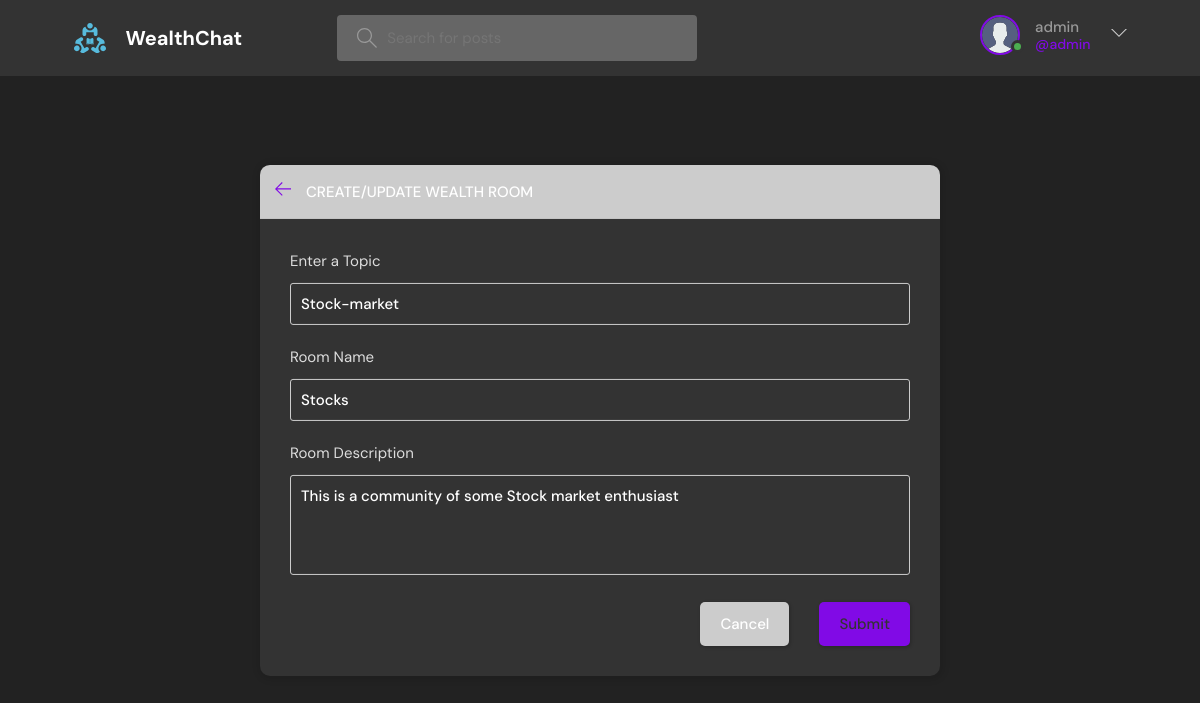
The app's page /update-room/1/ (signed in) with its own data.
### base/models.py (models this page shows, shortened)
class User(AbstractUser):
    name = models.CharField(max_length=200, null=True)
    email = models.EmailField(unique=True, null=True)
    bio = models.TextField(null=True)
    avatar = models.ImageField(null=True, default="avatar.svg")
    USERNAME_FIELD = 'email'
    REQUIRED_FIELDS = []

class Room(models.Model):
    host = models.ForeignKey(User, on_delete=models.SET_NULL, null=True)
    topic = models.ForeignKey(Topic, on_delete=models.SET_NULL, null=True)
    name = models.CharField(max_length=200)
    description = models.TextField(null=True, blank=True)
    participants = models.ManyToManyField(
        User, related_name='participants', blank=True)
    updated = models.DateTimeField(auto_now=True)
    created = models.DateTimeField(auto_now_add=True)
    class Meta:
        ordering = ['-updated', '-created']

class Topic(models.Model):
    name = models.CharField(max_length=200)

### base/views.py (the view, shortened to what this page needs)
# urls.py: path('update-room/<str:pk>/', views.updateRoom, name="update-room"),
@login_required(login_url='login')
def updateRoom(request, pk):
    room = Room.objects.get(id=pk)
    form = RoomForm(instance=room)
    topics = Topic.objects.all()
    if request.user != room.host:
        return HttpResponse('Your are not allowed here!!')
    context = {'form': form, 'topics': topics, 'room': room}
    return render(request, 'base/room_form.html', context)

### base/forms.py
class RoomForm(ModelForm):
    class Meta:
        model = Room
        fields = '__all__'
        exclude = ['host', 'participants']

### base/templates/base/room_form.html (shortened to what this page needs)
{% extends 'main.html' %}
{% block content %}
<main class="create-room layout">
  <div class="container">
    <div class="layout__box">
      <div class="layout__boxHeader">
        <div class="layout__boxTitle">
          <a href="{{request.META.HTTP_REFERER}}">
            <svg version="1.1" xmlns="http://www.w3.org/2000/svg" width="32" height="32" viewBox="0 0 32 32">
              <title>arrow-left</title>
              <path
                d="M13.723 2.286l-13.723 13.714 13.719 13.714 1.616-1.611-10.96-10.96h27.625v-2.286h-27.625l10.965-10.965-1.616-1.607z">
              </path>
            </svg>
          </a>
          <h3>Create/Update Wealth Room</h3>
        </div>
      </div>
      <div class="layout__body">
        <form class="form" action="" method="POST">
          <div class="form__group">
            <label for="room_topic">Enter a Topic</label>
            <input required type="text" value="{{room.topic.name}}" name="topic" list="topic-list" />
          </div>
          <div class="form__group">
            <label for="room_name">Room Name</label>
            {{form.name}}
          </div>
          <div class="form__group">
            <label for="room_description">Room Description</label>
            {{form.description}}
          </div>
          <div class="form__action">
            <a class="btn btn--dark" href="{{request.META.HTTP_REFERER}}">Cancel</a>
            <button class="btn btn--main" type="submit">Submit</button>
          </div>
        </form>
      </div>
    </div>
  </div>
</main>
{% endblock content %}

### templates/navbar.html (shortened to what this page needs)
{% load static %}
<header class="header header--loggedIn">
    <div class="container">
        <a href="{% url 'home' %}" class="header__logo">
            <img src="{% static 'images/logo.svg' %}" />
            <h1>WealthChat</h1>
        </a>
        <form class="header__search" method="GET" action="{% url 'home' %}">
            <label>
                <input name="q" placeholder="Search for posts" />
            </label>
        </form>
        <nav class="header__menu">
            {% if request.user.is_authenticated %}
            <div class="header__user">
                <a href="{% url 'update-user' %}">
                    <div class="avatar avatar--medium active">
                        <img src="{{request.user.avatar.url}}" />
                    </div>
                    <p>{{request.user.username}} <span>@{{request.user.username}}</span></p>
                </a>
                <button class="dropdown-button">
                    <svg version="1.1" xmlns="http://www.w3.org/2000/svg" width="32" height="32" viewBox="0 0 32 32">
                        <title>chevron-down</title>
                        <path d="M16 21l-13-13h-3l16 16 16-16h-3l-13 13z"></path>
                    </svg>
                </button>
            </div>
            {% else %}
            <a href="{% url 'login' %}">
                <img src="{% static 'images/avatar.svg' %}" />
                <p>Login</p>
            </a>
            {% endif %}
        </nav>
    </div>
</header>

### records on screen
User: user.avatar (placeholder picture), user.username "admin"
Room: topic "Stock-market", name "Stocks", description "This is a community of some Stock market enthusiast"
